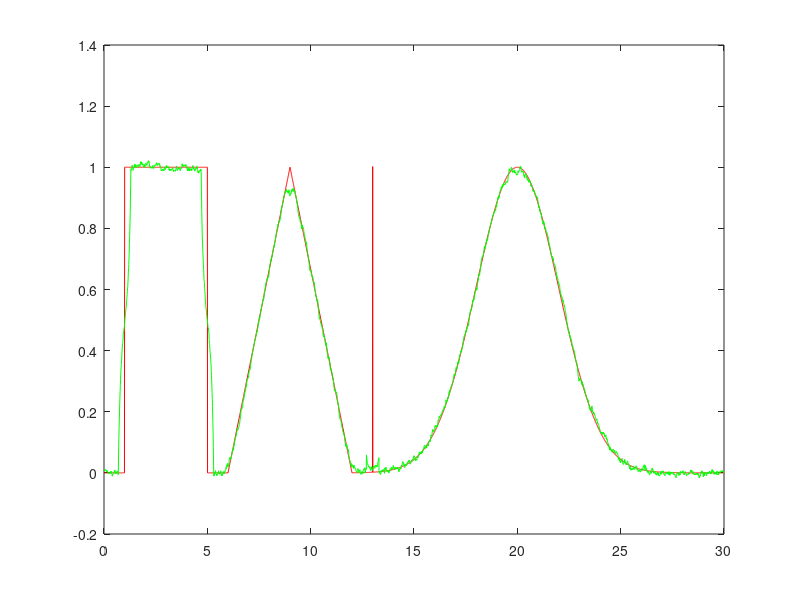

Write the MATLAB code that produced this figure.
close all;clear;clc;
% t=<0,30>s;
% Fs=100;
% x:suma skaldowych
% -prostokatny, sr=3,szer=4,amp=1;
% -trojkatny, wierzch=9s, szer = 6s, amp=1
% -delta diraca: t=13
% -syganl gaussa, sr=20, odch=2,amp=1

Fs=100;
t = 0 : 1/Fs : 30;
% pros = 1 * (abs(t-3)<=2);
% troj = 1-abs((t-9))/3 .* (abs(t-9)<=3);
% diraca= (t==13);
% t = 0 : 1/Fs : 30;
%gauss = 1/(2*sqrt(2*pi())) * exp((-(t - 20).^2)/8);
% gauss= 1*exp(- (t-20) .* (t-20)/8);
x= 1 * (abs(t-3)<=2) + ...
   (1-abs(t-9)/3) .* (abs(t-9)<=3) + ...
   (t==13) + ...
   1*exp(- (t-20) .* (t-20)/8);

N=60;
%filtracja usredniajaca
%filtr jednorodny
%LP = ones(1,N)/N; %filtr poziomy, jak sygnal pionowy to na odwrot


%%%%%filtr gaussowski
%%%STERUJEMY ODCHYLENIEM i N
N2=floor(N/2);
odch=N2/2;
LP=exp((-N2:N2).^2/(2*odch*odch));
LP=LP/sum(LP(:));

%czesto sie mylimy niewiele zaszumianie
xs=x+0.05*randn(size(x));
y = conv(xs, LP, 'same');
plot(t,x,'r',t,y,'g');

%wybrac okno ktore najmniej degenuraja sygnal, i najmniej zaszumione

